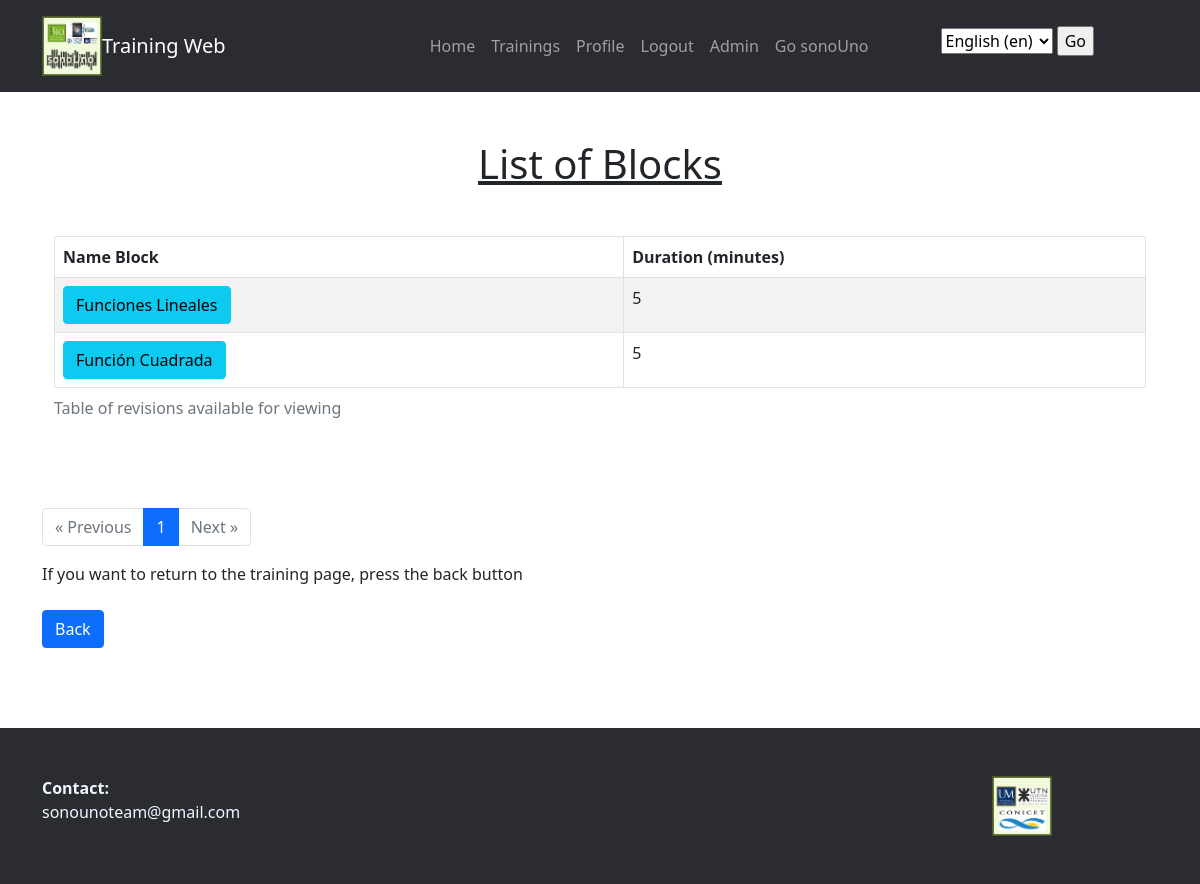
The page /en/trainingApp/reviewBlock/164/ (signed in) on the database its author committed.
### trainingApp/models.py (models this page shows, shortened)
class BlockAnswer(models.Model):
    class StateBlockAnswer(models.TextChoices):
        in_progress = 'In progress', _('In progress')
        Completed = 'Completed', _('Completed')
    state_block= models.CharField(
        max_length=20,
        choices=StateBlockAnswer.choices,
        default=StateBlockAnswer.in_progress
    )
    trainee_Training = models.ForeignKey(TraineeTraining, on_delete=models.CASCADE)
    block = models.ForeignKey(Block, on_delete=models.CASCADE)

class Block(models.Model):
    class StateBlock(models.TextChoices):
        Active = 'Active', _('Active')
        inactive = 'Inactive', _('Inactive')
    name_block = models.CharField(max_length=100)
    description = models.CharField(max_length=500)
    estimed_duration_block = models.IntegerField(default=0)
    state_block= models.CharField(
        max_length=20,
        choices=StateBlock.choices,
        default=StateBlock.Active
    )
    training = models.ForeignKey(Training, on_delete=models.CASCADE)

### trainingApp/views.py (the view)
# urls.py: path('reviewBlock/<int:trainee_training_id>/', login_required(views.ReviewBlock.as_view()), name="review_block"),
class ReviewBlock(ListView):
    model = BlockAnswer
    template_name = "trainingApp/review_block.html"
    context_object_name = "blocks_answers"
    paginate_by = 10  # Especifica la cantidad de objetos por página
    def get_queryset(self):
        trainee_training_id = self.kwargs['trainee_training_id']
        queryset = BlockAnswer.objects.filter(
            trainee_Training= trainee_training_id,
        )
        return queryset
    def get_context_data(self, **kwargs):
        context = super().get_context_data(**kwargs)
        trainee_training_id = self.kwargs['trainee_training_id']
        training_id= TraineeTraining.objects.get(pk=trainee_training_id).training.id
        context['training_id'] = training_id
        return context

### trainingApp/templates/trainingApp/review_block.html (shortened to what this page needs)
{% extends "base.html" %}
{% load i18n %}
{% block content %}
{% load tz %}
<!-- SQLite almacena las fechas y horas en formato UTC, pero no almacena la información de la zona horaria.
    Django asume que las fechas y horas almacenadas en la base de datos son UTC y las convierte automáticamente a la zona horaria configurada en settings.py
    la biblioteca de zona horaria con {% load tz %} se usa al principio de la plantilla para poder utilizar el filtro timezone. -->
<main class="mt-5">
    <h1>List of Blocks</h1>
    <div class="container">
        {% if blocks_answers %}
            <table class="table table-striped table-bordered">
                <thead>
                    <tr>
                        <th>{% trans 'Name Block' %}</th>
                        <th>{% trans 'Duration (minutes)' %}</th>
                    </tr>
                </thead>
                <tbody>
                    {% for block_answer in blocks_answers %}
                        <tr>
                            <td>
                                <a href="{% url 'trainingApp:review_deploy' block_answer.id %}" class="btn btn-info"> {{ block_answer.block.name_block }}</a>
                            </td>
                            <td>{{ block_answer.block.estimed_duration_block }}</td>
                        </tr>
                    {% endfor %}
                </tbody>
            </table>
        {% else %}
            {% blocktrans %}
            <p class="lead">
                Sorry, no reviews available.
            </p>
            {% endblocktrans %}
        {% endif %}
    </div>
</main>
<div class="mt-4">
    <nav aria-label="Page navigation">
        <ul class="pagination">
            {% if page_obj.has_previous %}
                <li class="page-item">
                    <a href="?page={{ page_obj.previous_page_number }}" class="page-link" aria-label="Previous">
                        <span aria-hidden="true">&laquo; {% trans 'Previous' %}</span>
                    </a>
                </li>
            {% else %}
                <li class="page-item disabled">
                    <span class="page-link" aria-hidden="true">&laquo; {% trans 'Previous' %}</span>
                </li>
            {% endif %}
            {% for i in paginator.page_range %}
                <li class="page-item {% if i == page_obj.number %} active {% endif %}">
                    <a href="?page={{ i }}" class="page-link">{{ i }}</a>
                </li>
            {% endfor %}
            {% if page_obj.has_next %}
                <li class="page-item">
                    <a href="?page={{ page_obj.next_page_number }}" class="page-link" aria-label="Next">
                        <span aria-hidden="true">{% trans 'Next' %} &raquo;</span>
                    </a>
                </li>
            {% else %}
                <li class="page-item disabled">
                    <span class="page-link" aria-hidden="true">{% trans 'Next' %} &raquo;</span>
                </li>
            {% endif %}
        </ul>
    </nav>
</div>
<div class="mt-4">
    <a href="{% url 'trainingApp:review_list_tt' training_id %}" class="btn btn-primary">{% trans 'Back' %}</a>
</div>
{% endblock %}

### trainingApp/static/trainingApp/style/style.css (style rules this page uses)
main { margin-top: 3rem; margin-bottom: 5rem; }
h1 { text-align: center; text-decoration-line: underline; margin-bottom: 3rem; }

### rows shown on the page
BlockAnswer: block.name_block "Funciones Lineales", block.estimed_duration_block "5"
BlockAnswer: block.name_block "Función Cuadrada", block.estimed_duration_block "5"

### other values the page prints
{{ i }} "1"
form field language "English (en)"
